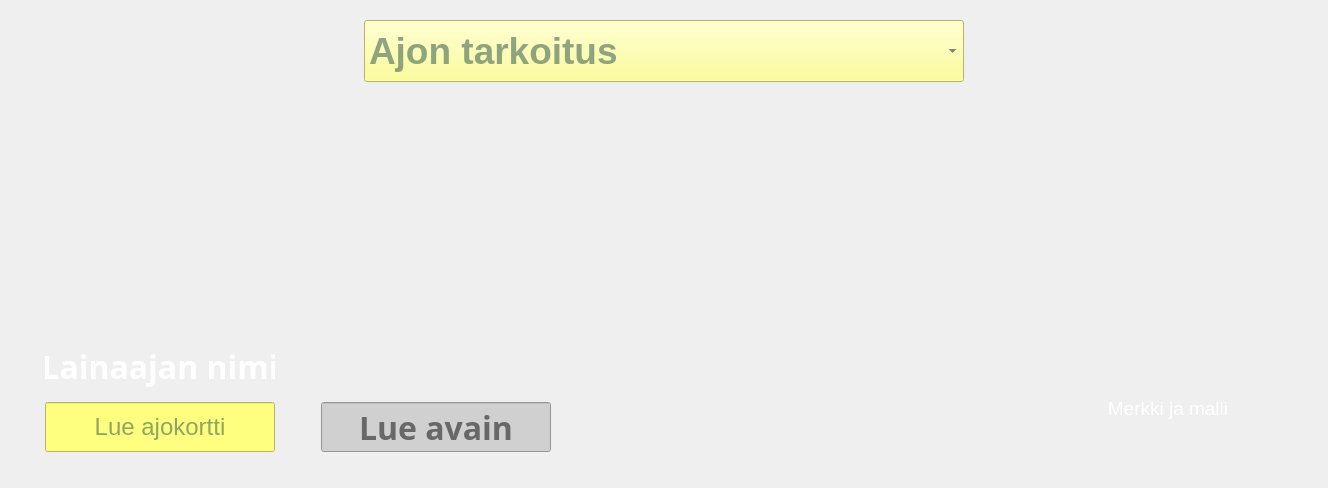
      <widget class="QWidget" name="lendPage">
       <layout class="QGridLayout" name="gridLayout_7">
        <item row="0" column="0">
         <widget class="QFrame" name="reasonFrame">
          <property name="sizePolicy">
           <sizepolicy hsizetype="Preferred" vsizetype="Preferred">
            <horstretch>0</horstretch>
            <verstretch>0</verstretch>
           </sizepolicy>
          </property>
          <property name="minimumSize">
           <size>
            <width>1200</width>
            <height>80</height>
           </size>
          </property>
          <property name="maximumSize">
           <size>
            <width>1900</width>
            <height>80</height>
           </size>
          </property>
          <property name="frameShape">
           <enum>QFrame::Shape::NoFrame</enum>
          </property>
          <property name="frameShadow">
           <enum>QFrame::Shadow::Plain</enum>
          </property>
          <layout class="QHBoxLayout" name="horizontalLayout_4">
           <property name="leftMargin">
            <number>9</number>
           </property>
           <property name="topMargin">
            <number>9</number>
           </property>
           <property name="rightMargin">
            <number>9</number>
           </property>
           <property name="bottomMargin">
            <number>9</number>
           </property>
           <item>
            <spacer name="horizontalSpacer_7">
             <property name="orientation">
              <enum>Qt::Orientation::Horizontal</enum>
             </property>
             <property name="sizeType">
              <enum>QSizePolicy::Policy::Expanding</enum>
             </property>
             <property name="sizeHint" stdset="0">
              <size>
               <width>10</width>
               <height>0</height>
              </size>
             </property>
            </spacer>
           </item>
           <item>
            <widget class="QComboBox" name="reasonComboBox">
             <property name="sizePolicy">
              <sizepolicy hsizetype="Minimum" vsizetype="Minimum">
               <horstretch>0</horstretch>
               <verstretch>0</verstretch>
              </sizepolicy>
             </property>
             <property name="minimumSize">
              <size>
               <width>600</width>
               <height>0</height>
              </size>
             </property>
             <property name="font">
              <font>
               <pointsize>28</pointsize>
               <bold>true</bold>
              </font>
             </property>
             <property name="cursor">
              <cursorShape>PointingHandCursor</cursorShape>
             </property>
             <property name="styleSheet">
              <string notr="true">background-color: rgb(255, 255, 127);
color: rgb(32, 75, 70);</string>
             </property>
             <property name="currentText">
              <string/>
             </property>
             <property name="placeholderText">
              <string>Ajon tarkoitus</string>
             </property>
            </widget>
           </item>
           <item>
            <spacer name="horizontalSpacer_8">
             <property name="orientation">
              <enum>Qt::Orientation::Horizontal</enum>
             </property>
             <property name="sizeType">
              <enum>QSizePolicy::Policy::Expanding</enum>
             </property>
             <property name="sizeHint" stdset="0">
              <size>
               <width>10</width>
               <height>0</height>
              </size>
             </property>
            </spacer>
           </item>
          </layout>
         </widget>
        </item>
        <item row="2" column="0">
         <widget class="QFrame" name="lendPageMainFrame">
          <property name="sizePolicy">
           <sizepolicy hsizetype="Preferred" vsizetype="Preferred">
            <horstretch>0</horstretch>
            <verstretch>0</verstretch>
           </sizepolicy>
          </property>
          <property name="minimumSize">
           <size>
            <width>1200</width>
            <height>380</height>
           </size>
          </property>
          <property name="maximumSize">
           <size>
            <width>1900</width>
            <height>1000</height>
           </size>
          </property>
          <property name="frameShape">
           <enum>QFrame::Shape::NoFrame</enum>
          </property>
          <property name="frameShadow">
           <enum>QFrame::Shadow::Plain</enum>
          </property>
          <layout class="QGridLayout" name="gridLayout_9">
           <property name="leftMargin">
            <number>9</number>
           </property>
           <property name="topMargin">
            <number>9</number>
           </property>
           <property name="rightMargin">
            <number>9</number>
           </property>
           <property name="bottomMargin">
            <number>9</number>
           </property>
           <item row="0" column="0">
            <spacer name="horizontalSpacer_10">
             <property name="orientation">
              <enum>Qt::Orientation::Horizontal</enum>
             </property>
             <property name="sizeHint" stdset="0">
              <size>
               <width>10</width>
               <height>0</height>
              </size>
             </property>
            </spacer>
           </item>
           <item row="0" column="4">
            <spacer name="horizontalSpacer_13">
             <property name="orientation">
              <enum>Qt::Orientation::Horizontal</enum>
             </property>
             <property name="sizeType">
              <enum>QSizePolicy::Policy::Preferred</enum>
             </property>
             <property name="sizeHint" stdset="0">
              <size>
               <width>10</width>
               <height>0</height>
              </size>
             </property>
            </spacer>
           </item>
           <item row="0" column="3">
            <widget class="QFrame" name="carRegisterFrame">
             <property name="sizePolicy">
              <sizepolicy hsizetype="Preferred" vsizetype="Preferred">
               <horstretch>0</horstretch>
               <verstretch>0</verstretch>
              </sizepolicy>
             </property>
             <property name="minimumSize">
              <size>
               <width>260</width>
               <height>360</height>
              </size>
             </property>
             <property name="maximumSize">
              <size>
               <width>360</width>
               <height>460</height>
              </size>
             </property>
             <property name="frameShape">
              <enum>QFrame::Shape::NoFrame</enum>
             </property>
             <property name="frameShadow">
              <enum>QFrame::Shadow::Plain</enum>
             </property>
             <layout class="QGridLayout" name="gridLayout_5">
              <property name="leftMargin">
               <number>9</number>
              </property>
              <property name="topMargin">
               <number>9</number>
              </property>
              <property name="rightMargin">
               <number>9</number>
              </property>
              <property name="bottomMargin">
               <number>9</number>
              </property>
              <item row="3" column="0">
               <widget class="QLabel" name="registerPlateBGLabel">
                <property name="sizePolicy">
                 <sizepolicy hsizetype="Preferred" vsizetype="Preferred">
                  <horstretch>0</horstretch>
                  <verstretch>0</verstretch>
                 </sizepolicy>
                </property>
                <property name="minimumSize">
                 <size>
                  <width>180</width>
                  <height>50</height>
                 </size>
                </property>
                <property name="maximumSize">
                 <size>
                  <width>230</width>
                  <height>50</height>
                 </size>
                </property>
                <property name="text">
                 <string/>
                </property>
                <property name="pixmap">
                 <pixmap resource="userUiRescources.qrc">:/pictures/uiPictures/plateBGPicture.png</pixmap>
                </property>
                <property name="scaledContents">
                 <bool>true</bool>
                </property>
               </widget>
              </item>
              <item row="4" column="0">
               <widget class="QLineEdit" name="keyBarcodeLineEdit">
                <property name="enabled">
                 <bool>true</bool>
                </property>
                <property name="sizePolicy">
                 <sizepolicy hsizetype="Preferred" vsizetype="Preferred">
                  <horstretch>0</horstretch>
                  <verstretch>0</verstretch>
                 </sizepolicy>
                </property>
                <property name="minimumSize">
                 <size>
                  <width>180</width>
                  <height>50</height>
                 </size>
                </property>
                <property name="maximumSize">
                 <size>
                  <width>230</width>
                  <height>50</height>
                 </size>
                </property>
                <property name="font">
                 <font>
                  <family>Trebuchet MS</family>
                  <pointsize>24</pointsize>
                  <bold>true</bold>
                 </font>
                </property>
                <property name="styleSheet">
                 <string notr="true">background-color: rgb(208, 208, 208);</string>
                </property>
                <property name="text">
                 <string/>
                </property>
                <property name="alignment">
                 <set>Qt::AlignmentFlag::AlignCenter</set>
                </property>
                <property name="placeholderText">
                 <string>Lue avain</string>
                </property>
                <property name="clearButtonEnabled">
                 <bool>true</bool>
                </property>
               </widget>
              </item>
              <item row="0" column="0">
               <widget class="QLabel" name="keyPictureLabel">
                <property name="enabled">
                 <bool>true</bool>
                </property>
                <property name="sizePolicy">
                 <sizepolicy hsizetype="Preferred" vsizetype="Preferred">
                  <horstretch>0</horstretch>
                  <verstretch>0</verstretch>
                 </sizepolicy>
                </property>
                <property name="minimumSize">
                 <size>
                  <width>180</width>
                  <height>180</height>
                 </size>
                </property>
                <property name="maximumSize">
                 <size>
                  <width>210</width>
                  <height>210</height>
                 </size>
                </property>
                <property name="text">
                 <string/>
                </property>
                <property name="pixmap">
                 <pixmap resource="userUiRescources.qrc">:/pictures/uiPictures/keys.png</pixmap>
                </property>
                <property name="scaledContents">
                 <bool>true</bool>
                </property>
               </widget>
              </item>
             </layout>
            </widget>
           </item>
           <item row="0" column="5">
            <widget class="QFrame" name="timeFrame">
             <property name="sizePolicy">
              <sizepolicy hsizetype="Expanding" vsizetype="Preferred">
               <horstretch>0</horstretch>
               <verstretch>0</verstretch>
              </sizepolicy>
             </property>
             <property name="minimumSize">
              <size>
               <width>450</width>
               <height>360</height>
              </size>
             </property>
             <property name="maximumSize">
              <size>
               <width>550</width>
               <height>460</height>
              </size>
             </property>
             <property name="frameShape">
              <enum>QFrame::Shape::NoFrame</enum>
             </property>
             <property name="frameShadow">
              <enum>QFrame::Shadow::Plain</enum>
             </property>
             <layout class="QGridLayout" name="gridLayout_8">
              <property name="leftMargin">
               <number>9</number>
              </property>
              <property name="topMargin">
               <number>9</number>
              </property>
              <property name="rightMargin">
               <number>9</number>
              </property>
              <property name="bottomMargin">
               <number>9</number>
              </property>
              <item row="0" column="1">
               <widget class="QLabel" name="dateLabel">
                <property name="enabled">
                 <bool>true</bool>
                </property>
                <property name="sizePolicy">
                 <sizepolicy hsizetype="Preferred" vsizetype="Preferred">
                  <horstretch>0</horstretch>
                  <verstretch>0</verstretch>
                 </sizepolicy>
                </property>
                <property name="minimumSize">
                 <size>
                  <width>180</width>
                  <height>50</height>
                 </size>
                </property>
                <property name="maximumSize">
                 <size>
                  <width>350</width>
                  <height>50</height>
                 </size>
                </property>
                <property name="font">
                 <font>
                  <pointsize>28</pointsize>
                 </font>
                </property>
                <property name="styleSheet">
                 <string notr="true">color: rgb(255, 255, 255);</string>
                </property>
                <property name="text">
                 <string/>
                </property>
               </widget>
              </item>
              <item row="0" column="0">
               <widget class="QLabel" name="calendarLabel">
                <property name="sizePolicy">
                 <sizepolicy hsizetype="Minimum" vsizetype="Minimum">
                  <horstretch>0</horstretch>
                  <verstretch>0</verstretch>
                 </sizepolicy>
                </property>
                <property name="minimumSize">
                 <size>
                  <width>50</width>
                  <height>50</height>
                 </size>
                </property>
                <property name="maximumSize">
                 <size>
                  <width>50</width>
                  <height>50</height>
                 </size>
                </property>
                <property name="text">
                 <string/>
                </property>
                <property name="pixmap">
                 <pixmap resource="userUiRescources.qrc">:/pictures/uiPictures/calendar.png</pixmap>
                </property>
                <property name="scaledContents">
                 <bool>true</bool>
                </property>
               </widget>
              </item>
              <item row="2" column="1">
               <widget class="QLabel" name="timeLabel">
                <property name="enabled">
                 <bool>true</bool>
                </property>
                <property name="sizePolicy">
                 <sizepolicy hsizetype="Preferred" vsizetype="Preferred">
                  <horstretch>0</horstretch>
                  <verstretch>0</verstretch>
                 </sizepolicy>
                </property>
                <property name="minimumSize">
                 <size>
                  <width>180</width>
                  <height>50</height>
                 </size>
                </property>
                <property name="maximumSize">
                 <size>
                  <width>350</width>
                  <height>50</height>
                 </size>
                </property>
                <property name="font">
                 <font>
                  <pointsize>28</pointsize>
                 </font>
                </property>
                <property name="styleSheet">
                 <string notr="true">color: rgb(255, 255, 255);</string>
                </property>
                <property name="text">
                 <string/>
                </property>
               </widget>
              </item>
              <item row="2" column="0">
               <widget class="QLabel" name="clockLabel">
                <property name="maximumSize">
                 <size>
                  <width>50</width>
                  <height>50</height>
                 </size>
                </property>
                <property name="text">
                 <string/>
                </property>
                <property name="pixmap">
                 <pixmap resource="userUiRescources.qrc">:/pictures/uiPictures/clock.png</pixmap>
                </property>
                <property name="scaledContents">
                 <bool>true</bool>
                </property>
               </widget>
              </item>
             </layout>
            </widget>
           </item>
           <item row="0" column="6">
            <widget class="QFrame" name="carInfoFrame">
             <property name="sizePolicy">
              <sizepolicy hsizetype="Preferred" vsizetype="Preferred">
               <horstretch>0</horstretch>
               <verstretch>0</verstretch>
              </sizepolicy>
             </property>
             <property name="minimumSize">
              <size>
               <width>260</width>
               <height>360</height>
              </size>
             </property>
             <property name="maximumSize">
              <size>
               <width>360</width>
               <height>460</height>
              </size>
             </property>
             <property name="frameShape">
              <enum>QFrame::Shape::NoFrame</enum>
             </property>
             <property name="frameShadow">
              <enum>QFrame::Shadow::Plain</enum>
             </property>
             <layout class="QGridLayout" name="gridLayout_11">
              <property name="leftMargin">
               <number>9</number>
              </property>
              <property name="topMargin">
               <number>9</number>
              </property>
              <property name="rightMargin">
               <number>9</number>
              </property>
              <property name="bottomMargin">
               <number>9</number>
              </property>
              <item row="0" column="0">
               <widget class="QLabel" name="vehiclePictureLabel">
                <property name="sizePolicy">
                 <sizepolicy hsizetype="Preferred" vsizetype="Preferred">
                  <horstretch>0</horstretch>
                  <verstretch>0</verstretch>
                 </sizepolicy>
                </property>
                <property name="minimumSize">
                 <size>
                  <width>180</width>
                  <height>180</height>
                 </size>
                </property>
                <property name="maximumSize">
                 <size>
                  <width>210</width>
                  <height>210</height>
                 </size>
                </property>
                <property name="text">
                 <string/>
                </property>
                <property name="pixmap">
                 <pixmap>uiPictures/OXZ915.png</pixmap>
                </property>
                <property name="scaledContents">
                 <bool>true</bool>
                </property>
               </widget>
              </item>
              <item row="1" column="0">
               <widget class="QLabel" name="carInfoLabel">
                <property name="sizePolicy">
                 <sizepolicy hsizetype="Preferred" vsizetype="Preferred">
                  <horstretch>0</horstretch>
                  <verstretch>0</verstretch>
                 </sizepolicy>
                </property>
                <property name="minimumSize">
                 <size>
                  <width>180</width>
                  <height>50</height>
                 </size>
                </property>
                <property name="maximumSize">
                 <size>
                  <width>230</width>
                  <height>50</height>
                 </size>
                </property>
                <property name="font">
                 <font>
                  <pointsize>14</pointsize>
                 </font>
                </property>
                <property name="styleSheet">
                 <string notr="true">color: rgb(255, 255, 255);</string>
                </property>
                <property name="text">
                 <string>Merkki ja malli</string>
                </property>
                <property name="alignment">
                 <set>Qt::AlignmentFlag::AlignCenter</set>
                </property>
               </widget>
              </item>
             </layout>
            </widget>
           </item>
           <item row="0" column="2">
            <spacer name="horizontalSpacer_12">
             <property name="orientation">
              <enum>Qt::Orientation::Horizontal</enum>
             </property>
             <property name="sizeType">
              <enum>QSizePolicy::Policy::Preferred</enum>
             </property>
             <property name="sizeHint" stdset="0">
              <size>
               <width>10</width>
               <height>0</height>
              </size>
             </property>
            </spacer>
           </item>
           <item row="0" column="1">
            <widget class="QFrame" name="lenderInfoFrame">
             <property name="sizePolicy">
              <sizepolicy hsizetype="Preferred" vsizetype="Preferred">
               <horstretch>0</horstretch>
               <verstretch>0</verstretch>
              </sizepolicy>
             </property>
             <property name="minimumSize">
              <size>
               <width>260</width>
               <height>360</height>
              </size>
             </property>
             <property name="maximumSize">
              <size>
               <width>360</width>
               <height>460</height>
              </size>
             </property>
             <property name="layoutDirection">
              <enum>Qt::LayoutDirection::LeftToRight</enum>
             </property>
             <property name="autoFillBackground">
              <bool>false</bool>
             </property>
             <property name="frameShape">
              <enum>QFrame::Shape::NoFrame</enum>
             </property>
             <property name="frameShadow">
              <enum>QFrame::Shadow::Plain</enum>
             </property>
             <property name="lineWidth">
              <number>1</number>
             </property>
             <layout class="QGridLayout" name="gridLayout_10">
              <property name="leftMargin">
               <number>9</number>
              </property>
              <property name="topMargin">
               <number>9</number>
              </property>
              <property name="rightMargin">
               <number>9</number>
              </property>
              <property name="bottomMargin">
               <number>9</number>
              </property>
              <item row="0" column="0">
               <widget class="QLabel" name="lenderPictureLabel">
                <property name="enabled">
                 <bool>true</bool>
                </property>
                <property name="sizePolicy">
                 <sizepolicy hsizetype="Preferred" vsizetype="Preferred">
                  <horstretch>0</horstretch>
                  <verstretch>0</verstretch>
                 </sizepolicy>
                </property>
                <property name="minimumSize">
                 <size>
                  <width>180</width>
                  <height>180</height>
                 </size>
                </property>
                <property name="maximumSize">
                 <size>
                  <width>210</width>
                  <height>210</height>
                 </size>
                </property>
                <property name="cursor">
                 <cursorShape>IBeamCursor</cursorShape>
                </property>
                <property name="text">
                 <string/>
                </property>
                <property name="pixmap">
                 <pixmap resource="userUiRescources.qrc">:/pictures/uiPictures/Teacher.png</pixmap>
                </property>
                <property name="scaledContents">
                 <bool>false</bool>
                </property>
               </widget>
              </item>
              <item row="1" column="0">
               <widget class="QLabel" name="lenderNameLabel">
                <property name="sizePolicy">
                 <sizepolicy hsizetype="Preferred" vsizetype="Preferred">
                  <horstretch>0</horstretch>
                  <verstretch>0</verstretch>
                 </sizepolicy>
                </property>
                <property name="minimumSize">
                 <size>
                  <width>180</width>
                  <height>50</height>
                 </size>
                </property>
                <property name="maximumSize">
                 <size>
                  <width>230</width>
                  <height>50</height>
                 </size>
                </property>
                <property name="font">
                 <font>
                  <family>Trebuchet MS</family>
                  <pointsize>24</pointsize>
                  <bold>true</bold>
                 </font>
                </property>
                <property name="styleSheet">
                 <string notr="true">color: rgb(255, 255, 255);</string>
                </property>
                <property name="text">
                 <string>Lainaajan nimi</string>
                </property>
                <property name="alignment">
                 <set>Qt::AlignmentFlag::AlignCenter</set>
                </property>
               </widget>
              </item>
              <item row="2" column="0">
               <widget class="QLineEdit" name="ssnLineEdit">
                <property name="enabled">
                 <bool>true</bool>
                </property>
                <property name="sizePolicy">
                 <sizepolicy hsizetype="Preferred" vsizetype="Preferred">
                  <horstretch>0</horstretch>
                  <verstretch>0</verstretch>
                 </sizepolicy>
                </property>
                <property name="minimumSize">
                 <size>
                  <width>180</width>
                  <height>50</height>
                 </size>
                </property>
                <property name="maximumSize">
                 <size>
                  <width>230</width>
                  <height>50</height>
                 </size>
                </property>
                <property name="font">
                 <font>
                  <pointsize>18</pointsize>
                 </font>
                </property>
                <property name="styleSheet">
                 <string notr="true">background-color: rgb(255, 255, 127);
color: rgb(32, 75, 70);</string>
                </property>
                <property name="text">
                 <string/>
                </property>
                <property name="echoMode">
                 <enum>QLineEdit::EchoMode::Password</enum>
                </property>
                <property name="alignment">
                 <set>Qt::AlignmentFlag::AlignCenter</set>
                </property>
                <property name="placeholderText">
                 <string>Lue ajokortti</string>
                </property>
                <property name="clearButtonEnabled">
                 <bool>true</bool>
                </property>
               </widget>
              </item>
             </layout>
            </widget>
           </item>
           <item row="0" column="7">
            <spacer name="horizontalSpacer_11">
             <property name="orientation">
              <enum>Qt::Orientation::Horizontal</enum>
             </property>
             <property name="sizeHint" stdset="0">
              <size>
               <width>10</width>
               <height>0</height>
              </size>
             </property>
            </spacer>
           </item>
          </layout>
         </widget>
        </item>
       </layout>
      </widget>
